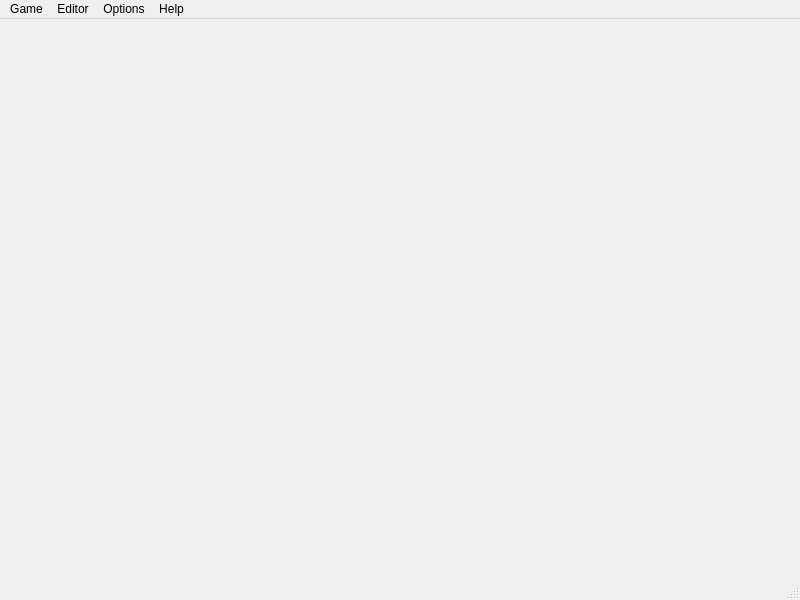
<?xml version="1.0" encoding="UTF-8"?>
<ui version="4.0">
 <class>MainWindow</class>
 <widget class="QMainWindow" name="MainWindow">
  <property name="geometry">
   <rect>
    <x>0</x>
    <y>0</y>
    <width>800</width>
    <height>600</height>
   </rect>
  </property>
  <property name="windowTitle">
   <string>Open Rodent's Revenge</string>
  </property>
  <property name="windowIcon">
   <iconset>
    <normaloff>:/res/icon</normaloff>:/res/icon</iconset>
  </property>
  <widget class="QWidget" name="centralWidget"/>
  <widget class="QMenuBar" name="menuBar">
   <property name="geometry">
    <rect>
     <x>0</x>
     <y>0</y>
     <width>800</width>
     <height>21</height>
    </rect>
   </property>
   <widget class="QMenu" name="menuGame">
    <property name="title">
     <string>Game</string>
    </property>
    <addaction name="actionPlayLevel"/>
    <addaction name="actionPlayCampaign"/>
    <addaction name="separator"/>
    <addaction name="actionRestartLevel"/>
    <addaction name="actionChangeCampaignLevel"/>
    <addaction name="separator"/>
    <addaction name="actionQuit"/>
   </widget>
   <widget class="QMenu" name="menuEditor">
    <property name="enabled">
     <bool>true</bool>
    </property>
    <property name="title">
     <string>Editor</string>
    </property>
    <addaction name="actionEditorNewLevel"/>
    <addaction name="actionEditorSaveLevel"/>
    <addaction name="separator"/>
    <addaction name="actionEditorEditlevel"/>
   </widget>
   <widget class="QMenu" name="menuOptions">
    <property name="title">
     <string>Options</string>
    </property>
    <widget class="QMenu" name="menuChangeLanguage">
     <property name="title">
      <string>Change language</string>
     </property>
     <addaction name="actionLanguageEnglish"/>
     <addaction name="actionLanguageFrench"/>
    </widget>
    <addaction name="actionEditMods"/>
    <addaction name="menuChangeLanguage"/>
   </widget>
   <widget class="QMenu" name="menuHelp">
    <property name="title">
     <string>Help</string>
    </property>
    <addaction name="actionAbout"/>
    <addaction name="actionAboutQt"/>
   </widget>
   <addaction name="menuGame"/>
   <addaction name="menuEditor"/>
   <addaction name="menuOptions"/>
   <addaction name="menuHelp"/>
  </widget>
  <widget class="QStatusBar" name="statusBar"/>
  <action name="actionAbout">
   <property name="text">
    <string>About</string>
   </property>
  </action>
  <action name="actionAboutQt">
   <property name="text">
    <string>About Qt</string>
   </property>
  </action>
  <action name="actionEditMods">
   <property name="text">
    <string>Edit mods</string>
   </property>
  </action>
  <action name="actionPlayLevel">
   <property name="enabled">
    <bool>true</bool>
   </property>
   <property name="text">
    <string>Play level</string>
   </property>
  </action>
  <action name="actionRestartLevel">
   <property name="enabled">
    <bool>false</bool>
   </property>
   <property name="text">
    <string>Restart level</string>
   </property>
  </action>
  <action name="actionPlayCampaign">
   <property name="text">
    <string>Play campaign</string>
   </property>
  </action>
  <action name="actionChangeCampaignLevel">
   <property name="enabled">
    <bool>false</bool>
   </property>
   <property name="text">
    <string>Change campaign level</string>
   </property>
  </action>
  <action name="actionQuit">
   <property name="text">
    <string>Quit</string>
   </property>
   <property name="shortcut">
    <string>Ctrl+Q</string>
   </property>
  </action>
  <action name="actionEditorNewLevel">
   <property name="text">
    <string>New level</string>
   </property>
  </action>
  <action name="actionEditorSaveLevel">
   <property name="text">
    <string>Save level</string>
   </property>
   <property name="shortcut">
    <string>Ctrl+S</string>
   </property>
  </action>
  <action name="actionEditorEditlevel">
   <property name="enabled">
    <bool>false</bool>
   </property>
   <property name="text">
    <string>Edit level</string>
   </property>
  </action>
  <action name="actionLanguageEnglish">
   <property name="text">
    <string>English</string>
   </property>
  </action>
  <action name="actionLanguageFrench">
   <property name="text">
    <string>French</string>
   </property>
  </action>
 </widget>
 <layoutdefault spacing="6" margin="11"/>
 <resources/>
 <connections>
  <connection>
   <sender>actionQuit</sender>
   <signal>triggered()</signal>
   <receiver>MainWindow</receiver>
   <slot>close()</slot>
   <hints>
    <hint type="sourcelabel">
     <x>-1</x>
     <y>-1</y>
    </hint>
    <hint type="destinationlabel">
     <x>399</x>
     <y>299</y>
    </hint>
   </hints>
  </connection>
 </connections>
</ui>
